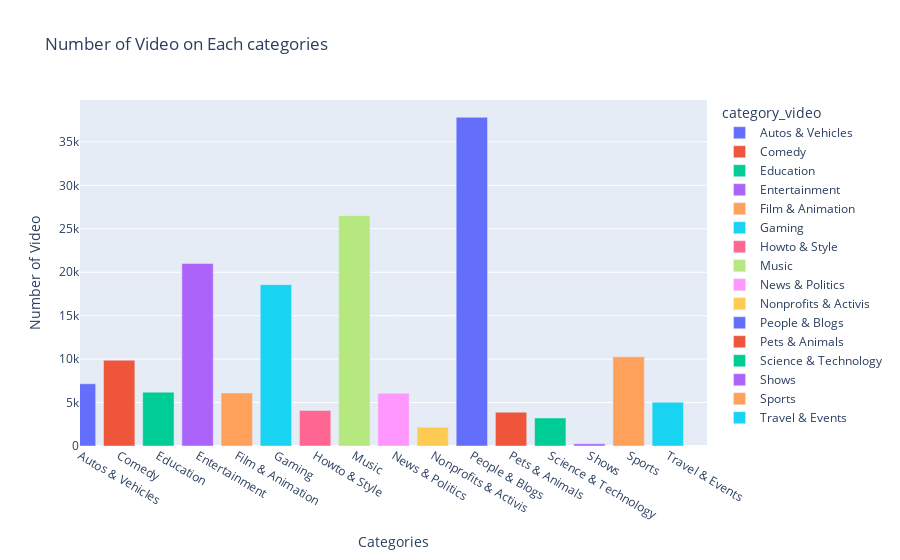

Write notebook code for a chart like this one.
### Code cell
df_categorie=pd.DataFrame(df_youtube_videos,columns=['category_video'])
temp=df_youtube_videos.groupby('category_video').size()

fig=px.bar(temp,
           x=temp.index,
           y=temp, 
           range_x = [0,16],color=temp.index,
           title="Number of Video on Each categories")

fig.update_layout(xaxis_title="Categories", yaxis_title="Number of Video", 
                      yaxis_categoryorder = 'total ascending',
                      uniformtext_minsize=20, uniformtext_mode='hide')

fig.show()

### Figure 1 — Plotly figure (JSON) as saved in the notebook; plotly's stock layout.template omitted (floating-point values rounded to 4 significant figures)
{"data": [{"alignmentgroup": "True", "hovertemplate": "category_video=%{x}<br>y=%{y}<extra></extra>", "legendgroup": "Autos & Vehicles", "marker": {"color": "#636efa", "pattern": {"shape": ""}}, "name": "Autos & Vehicles", "offsetgroup": "Autos & Vehicles", "orientation": "v", "showlegend": true, "textposition": "auto", "type": "bar", "x": ["Autos & Vehicles"], "xaxis": "x", "y": [7167], "yaxis": "y"}, {"alignmentgroup": "True", "hovertemplate": "category_video=%{x}<br>y=%{y}<extra></extra>", "legendgroup": "Comedy", "marker": {"color": "#EF553B", "pattern": {"shape": ""}}, "name": "Comedy", "offsetgroup": "Comedy", "orientation": "v", "showlegend": true, "textposition": "auto", "type": "bar", "x": ["Comedy"], "xaxis": "x", "y": [9872], "yaxis": "y"}, {"alignmentgroup": "True", "hovertemplate": "category_video=%{x}<br>y=%{y}<extra></extra>", "legendgroup": "Education", "marker": {"color": "#00cc96", "pattern": {"shape": ""}}, "name": "Education", "offsetgroup": "Education", "orientation": "v", "showlegend": true, "textposition": "auto", "type": "bar", "x": ["Education"], "xaxis": "x", "y": [6201], "yaxis": "y"}, {"alignmentgroup": "True", "hovertemplate": "category_video=%{x}<br>y=%{y}<extra></extra>", "legendgroup": "Entertainment", "marker": {"color": "#ab63fa", "pattern": {"shape": ""}}, "name": "Entertainment", "offsetgroup": "Entertainment", "orientation": "v", "showlegend": true, "textposition": "auto", "type": "bar", "x": ["Entertainment"], "xaxis": "x", "y": [21000], "yaxis": "y"}, {"alignmentgroup": "True", "hovertemplate": "category_video=%{x}<br>y=%{y}<extra></extra>", "legendgroup": "Film & Animation", "marker": {"color": "#FFA15A", "pattern": {"shape": ""}}, "name": "Film & Animation", "offsetgroup": "Film & Animation", "orientation": "v", "showlegend": true, "textposition": "auto", "type": "bar", "x": ["Film & Animation"], "xaxis": "x", "y": [6106], "yaxis": "y"}, {"alignmentgroup": "True", "hovertemplate": "category_video=%{x}<br>y=%{y}<extra></extra>", "legendgroup": "Gaming", "marker": {"color": "#19d3f3", "pattern": {"shape": ""}}, "name": "Gaming", "offsetgroup": "Gaming", "orientation": "v", "showlegend": true, "textposition": "auto", "type": "bar", "x": ["Gaming"], "xaxis": "x", "y": [18574], "yaxis": "y"}, {"alignmentgroup": "True", "hovertemplate": "category_video=%{x}<br>y=%{y}<extra></extra>", "legendgroup": "Howto & Style", "marker": {"color": "#FF6692", "pattern": {"shape": ""}}, "name": "Howto & Style", "offsetgroup": "Howto & Style", "orientation": "v", "showlegend": true, "textposition": "auto", "type": "bar", "x": ["Howto & Style"], "xaxis": "x", "y": [4088], "yaxis": "y"}, {"alignmentgroup": "True", "hovertemplate": "category_video=%{x}<br>y=%{y}<extra></extra>", "legendgroup": "Music", "marker": {"color": "#B6E880", "pattern": {"shape": ""}}, "name": "Music", "offsetgroup": "Music", "orientation": "v", "showlegend": true, "textposition": "auto", "type": "bar", "x": ["Music"], "xaxis": "x", "y": [26512], "yaxis": "y"}, {"alignmentgroup": "True", "hovertemplate": "category_video=%{x}<br>y=%{y}<extra></extra>", "legendgroup": "News & Politics", "marker": {"color": "#FF97FF", "pattern": {"shape": ""}}, "name": "News & Politics", "offsetgroup": "News & Politics", "orientation": "v", "showlegend": true, "textposition": "auto", "type": "bar", "x": ["News & Politics"], "xaxis": "x", "y": [6085], "yaxis": "y"}, {"alignmentgroup": "True", "hovertemplate": "category_video=%{x}<br>y=%{y}<extra></extra>", "legendgroup": "Nonprofits & Activis", "marker": {"color": "#FECB52", "pattern": {"shape": ""}}, "name": "Nonprofits & Activis", "offsetgroup": "Nonprofits & Activis", "orientation": "v", "showlegend": true, "textposition": "auto", "type": "bar", "x": ["Nonprofits & Activis"], "xaxis": "x", "y": [2163], "yaxis": "y"}, {"alignmentgroup": "True", "hovertemplate": "category_video=%{x}<br>y=%{y}<extra></extra>", "legendgroup": "People & Blogs", "marker": {"color": "#636efa", "pattern": {"shape": ""}}, "name": "People & Blogs", "offsetgroup": "People & Blogs", "orientation": "v", "showlegend": true, "textposition": "auto", "type": "bar", "x": ["People & Blogs"], "xaxis": "x", "y": [37835], "yaxis": "y"}, {"alignmentgroup": "True", "hovertemplate": "category_video=%{x}<br>y=%{y}<extra></extra>", "legendgroup": "Pets & Animals", "marker": {"color": "#EF553B", "pattern": {"shape": ""}}, "name": "Pets & Animals", "offsetgroup": "Pets & Animals", "orientation": "v", "showlegend": true, "textposition": "auto", "type": "bar", "x": ["Pets & Animals"], "xaxis": "x", "y": [3893], "yaxis": "y"}, {"alignmentgroup": "True", "hovertemplate": "category_video=%{x}<br>y=%{y}<extra></extra>", "legendgroup": "Science & Technology", "marker": {"color": "#00cc96", "pattern": {"shape": ""}}, "name": "Science & Technology", "offsetgroup": "Science & Technology", "orientation": "v", "showlegend": true, "textposition": "auto", "type": "bar", "x": ["Science & Technology"], "xaxis": "x", "y": [3226], "yaxis": "y"}, {"alignmentgroup": "True", "hovertemplate": "category_video=%{x}<br>y=%{y}<extra></extra>", "legendgroup": "Shows", "marker": {"color": "#ab63fa", "pattern": {"shape": ""}}, "name": "Shows", "offsetgroup": "Shows", "orientation": "v", "showlegend": true, "textposition": "auto", "type": "bar", "x": ["Shows"], "xaxis": "x", "y": [252], "yaxis": "y"}, {"alignmentgroup": "True", "hovertemplate": "category_video=%{x}<br>y=%{y}<extra></extra>", "legendgroup": "Sports", "marker": {"color": "#FFA15A", "pattern": {"shape": ""}}, "name": "Sports", "offsetgroup": "Sports", "orientation": "v", "showlegend": true, "textposition": "auto", "type": "bar", "x": ["Sports"], "xaxis": "x", "y": [10277], "yaxis": "y"}, {"alignmentgroup": "True", "hovertemplate": "category_video=%{x}<br>y=%{y}<extra></extra>", "legendgroup": "Travel & Events", "marker": {"color": "#19d3f3", "pattern": {"shape": ""}}, "name": "Travel & Events", "offsetgroup": "Travel & Events", "orientation": "v", "showlegend": true, "textposition": "auto", "type": "bar", "x": ["Travel & Events"], "xaxis": "x", "y": [5035], "yaxis": "y"}], "layout": {"barmode": "relative", "legend": {"title": {"text": "category_video"}, "tracegroupgap": 0}, "title": {"text": "Number of Video on Each categories"}, "uniformtext": {"minsize": 20, "mode": "hide"}, "xaxis": {"anchor": "y", "categoryarray": ["Autos & Vehicles", "Comedy", "Education", "Entertainment", "Film & Animation", "Gaming", "Howto & Style", "Music", "News & Politics", "Nonprofits & Activis", "People & Blogs", "Pets & Animals", "Science & Technology", "Shows", "Sports", "Travel & Events"], "categoryorder": "array", "domain": [0, 1], "range": [0, 16], "title": {"text": "Categories"}}, "yaxis": {"anchor": "x", "categoryorder": "total ascending", "domain": [0, 1], "title": {"text": "Number of Video"}}}}
